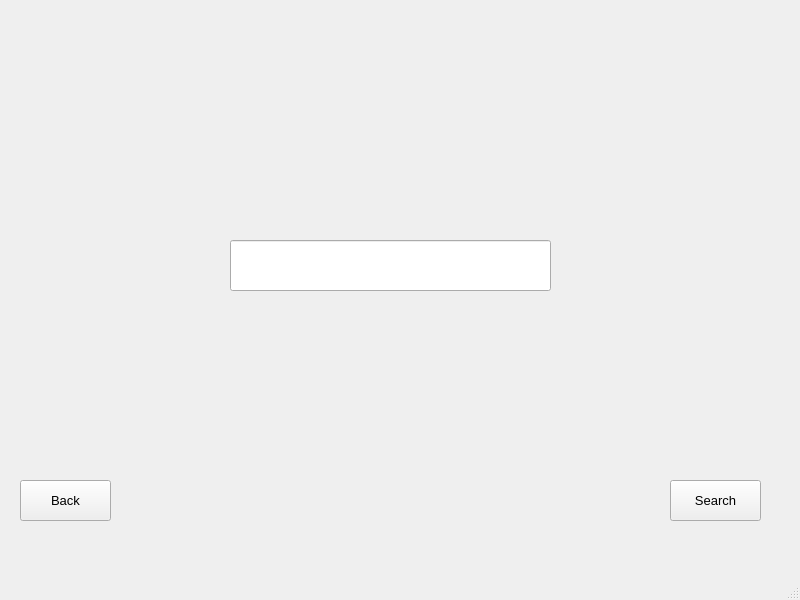
<?xml version="1.0" encoding="UTF-8"?>
<ui version="4.0">
 <class>MainWindow</class>
 <widget class="QMainWindow" name="MainWindow">
  <property name="geometry">
   <rect>
    <x>0</x>
    <y>0</y>
    <width>800</width>
    <height>600</height>
   </rect>
  </property>
  <property name="windowTitle">
   <string>MainWindow</string>
  </property>
  <widget class="QWidget" name="centralwidget">
   <widget class="QPushButton" name="backButton">
    <property name="geometry">
     <rect>
      <x>20</x>
      <y>480</y>
      <width>91</width>
      <height>41</height>
     </rect>
    </property>
    <property name="font">
     <font>
      <pointsize>10</pointsize>
     </font>
    </property>
    <property name="text">
     <string>Back</string>
    </property>
   </widget>
   <widget class="QPushButton" name="searchButton">
    <property name="geometry">
     <rect>
      <x>670</x>
      <y>480</y>
      <width>91</width>
      <height>41</height>
     </rect>
    </property>
    <property name="font">
     <font>
      <pointsize>10</pointsize>
     </font>
    </property>
    <property name="text">
     <string>Search</string>
    </property>
   </widget>
   <widget class="QLineEdit" name="lineEdit">
    <property name="geometry">
     <rect>
      <x>230</x>
      <y>240</y>
      <width>321</width>
      <height>51</height>
     </rect>
    </property>
    <property name="font">
     <font>
      <pointsize>10</pointsize>
     </font>
    </property>
   </widget>
   <widget class="QLabel" name="mainLabel">
    <property name="geometry">
     <rect>
      <x>260</x>
      <y>170</y>
      <width>261</width>
      <height>41</height>
     </rect>
    </property>
    <property name="font">
     <font>
      <pointsize>11</pointsize>
     </font>
    </property>
    <property name="text">
     <string/>
    </property>
   </widget>
   <widget class="QLabel" name="errorLabel">
    <property name="geometry">
     <rect>
      <x>230</x>
      <y>340</y>
      <width>361</width>
      <height>131</height>
     </rect>
    </property>
    <property name="font">
     <font>
      <pointsize>10</pointsize>
     </font>
    </property>
    <property name="text">
     <string/>
    </property>
   </widget>
  </widget>
  <widget class="QMenuBar" name="menubar">
   <property name="geometry">
    <rect>
     <x>0</x>
     <y>0</y>
     <width>800</width>
     <height>26</height>
    </rect>
   </property>
  </widget>
  <widget class="QStatusBar" name="statusbar"/>
 </widget>
 <resources/>
 <connections/>
</ui>
